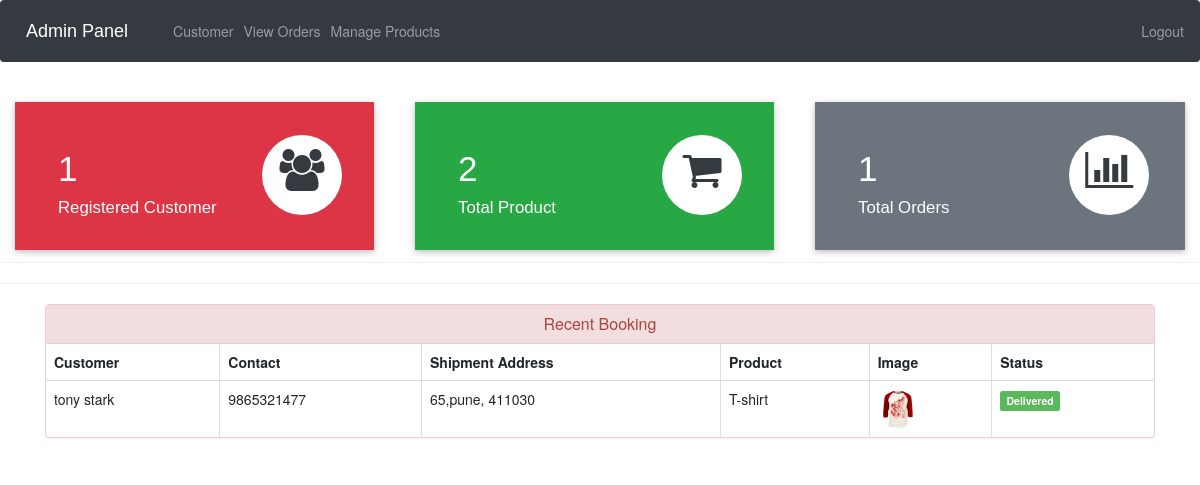
Page /admin-dashboard (signed in) on the committed database.
### ecom/models.py (models this page shows, shortened)
class Customer(models.Model):
    user=models.OneToOneField(User,on_delete=models.CASCADE)
    profile_pic= models.ImageField(upload_to='profile_pic/CustomerProfilePic/',null=True,blank=True)
    address = models.CharField(max_length=40)
    mobile = models.CharField(max_length=20,null=False)
    @property
    def get_name(self):
        return self.user.first_name+" "+self.user.last_name

class Orders(models.Model):
    STATUS =(
        ('Pending','Pending'),
        ('Order Confirmed','Order Confirmed'),
        ('Out for Delivery','Out for Delivery'),
        ('Delivered','Delivered'),
    )
    customer=models.ForeignKey('Customer', on_delete=models.CASCADE,null=True)
    product=models.ForeignKey('Product',on_delete=models.CASCADE,null=True)
    email = models.CharField(max_length=50,null=True)
    address = models.CharField(max_length=500,null=True)
    mobile = models.CharField(max_length=20,null=True)
    order_date= models.DateField(auto_now_add=True,null=True)
    status=models.CharField(max_length=50,null=True,choices=STATUS)

class Product(models.Model):
    name=models.CharField(max_length=40)
    product_image= models.ImageField(upload_to='product_image/',null=True,blank=True)
    price = models.PositiveIntegerField()
    description=models.CharField(max_length=40)

### ecom/views.py (the view)
# urls.py: path('admin-dashboard', views.admin_dashboard_view,name='admin-dashboard'),
@login_required(login_url='adminlogin')
def admin_dashboard_view(request):
    customercount=models.Customer.objects.all().count()
    productcount=models.Product.objects.all().count()
    ordercount=models.Orders.objects.all().count()
    orders=models.Orders.objects.all()
    ordered_products=[]
    ordered_bys=[]
    for order in orders:
        ordered_product=models.Product.objects.all().filter(id=order.product.id)
        ordered_by=models.Customer.objects.all().filter(id = order.customer.id)
        ordered_products.append(ordered_product)
        ordered_bys.append(ordered_by)
    mydict={
    'customercount':customercount,
    'productcount':productcount,
    'ordercount':ordercount,
    'data':zip(ordered_products,ordered_bys,orders),
    }
    return render(request,'ecom/admin_dashboard.html',context=mydict)

### templates/ecom/admin_dashboard.html
{% extends 'ecom/admin_base.html' %}
{% load static %}
{% block content %}
<br>
{%include 'ecom/admin_dashboard_cards.html'%}
<br><br><br><br><br>
<hr><hr>
<div class="container" >
    <div class="panel panel-danger" >
      <div class="panel-heading" style="text-align:center;">
        <h6 class="panel-title">Recent Booking</h6>
      </div>
      <table class="table table-hover table-bordered" id="dev-table">
        <thead>
          <tr>
            <th>Customer</th>
            <th>Contact</th>
            <th>Shipment Address</th>
            <th>Product</th>
            <th>Image</th>
            <th>Status</th>
          </tr>
        </thead>
        {% for product,customer,order in data %}
        <tr>
          {% for c in customer %}
          <td> {{c.get_name}}</td>
          <td>{{c.mobile}}</td>
          <td>{{order.address}}</td>
          {% endfor %}
          {% for p in product %}
          <td> {{p.name}}</td>
          <td> <img src="{% static p.product_image.url %}" alt="Profile Pic" height="40px" width="40px" /></td>
          {% if order.status == 'Pending'%}
          <td> <span class="label label-info">{{order.status}}</span></td>
          {% elif order.status == 'Delivered' %}
          <td> <span class="label label-success">{{order.status}}</span></td>
          {% elif order.status == 'Out for Delivery' %}
          <td> <span class="label label-warning">{{order.status}}</span></td>
          {%else%}
            <td> <span class="label label-primary">{{order.status}}</span></td>
          {%endif%}
          {% endfor %}
        </tr>
        {% endfor %}
      </table>
  </div>
</div>
{% endblock content %}

### rows in the picture
Orders: address "65,pune, 411030", status "Delivered"
Customer: get_name "tony stark", mobile "9865321477"
Product: name "T-shirt", product_image (picture)

### other values in the picture
{{ customercount }} "1"
{{ productcount }} "2"
{{ ordercount }} "1"
